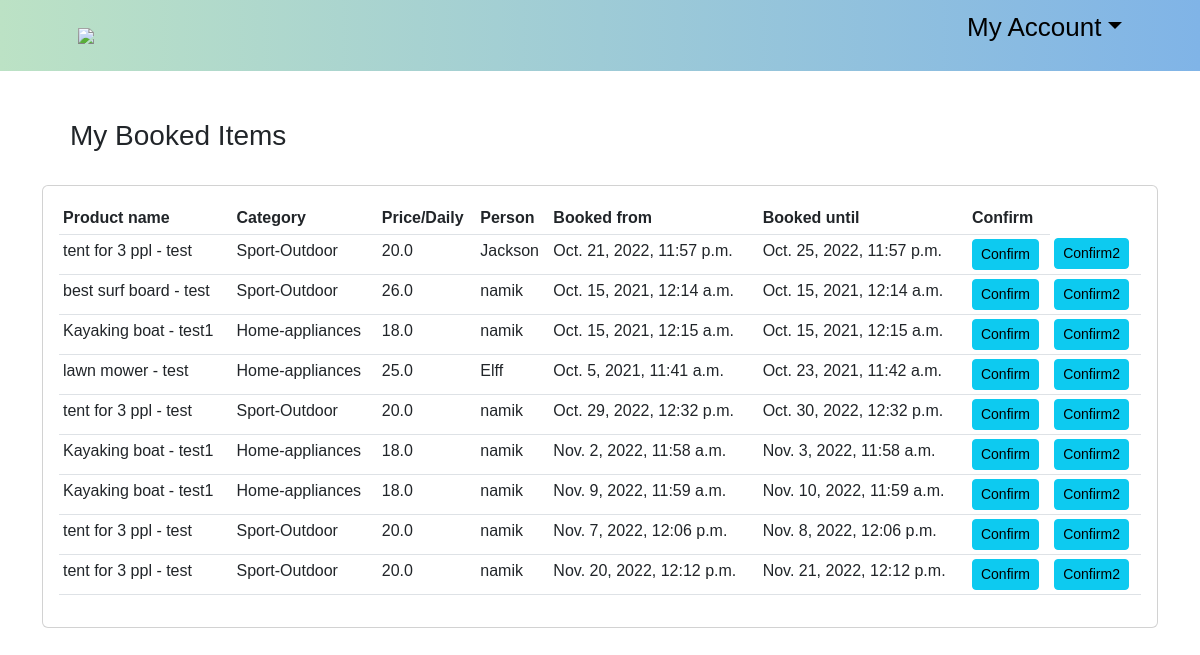
The page /my-booked-items/2/ (signed in) on the database its author committed.
### ecommerce/models.py (models this page shows, shortened)
class Order_list(models.Model):
    STATUS = (('Pending', 'Pending'),
              ('Out for delivery', 'Out_for_delivery'),
              ('Delivered', 'Delivered'))
    customer = models.ForeignKey(Customer, null=True, on_delete=models.SET_NULL)
    product = models.ForeignKey(Product, null=True, on_delete=models.SET_NULL)
    date_ordered = models.DateTimeField(auto_now_add=True, null=True)
    complete = models.BooleanField(default=True)
    rent_from = models.DateTimeField(null=True)
    rent_to = models.DateTimeField(null=True)
    id = models.AutoField(primary_key=True)

class Product(models.Model):
    CATEGORY = (
                ('Sport-Outdoor', 'Sport & Outdoor'),
                ('Drones-cameras', 'Drones & cameras'),
                ('Electronics', 'Electronics'),
                ('Home-appliances', 'Home appliances'),
                ('Musical-equipments', 'Musical equipments'),
                ('Accessories','Accessories'),
                )
    customer = models.ForeignKey(Customer, null=True, on_delete=models.SET_NULL)
    name = models.CharField(max_length=200, null=True)
    price = models.FloatField(null=True)
    category = models.CharField(max_length=200, null=True,choices=CATEGORY)
    description = models.CharField(max_length=200, null=True, blank=True)
    date_created= models.DateTimeField(auto_now_add=True, null=True)
    available_from = models.DateTimeField(null=True)
    available_to = models.DateTimeField(null=True)
    item_pic = models.ImageField( null=True)
    item_pic_2 = models.ImageField(null=True, blank=True)
    item_pic_3 = models.ImageField(null=True, blank=True)
    item_pic_4 = models.ImageField(null=True, blank=True)
    def __str__(self):
        return self.name

class Customer (models.Model):
    user= models.OneToOneField(User, null=True, on_delete=models.CASCADE)
    name = models.CharField(max_length=100, null=True)
    phone=models.CharField(max_length=100, null=True)
    email=models.CharField(max_length=100, null=True)
    date_created= models.DateTimeField(auto_now_add=True)
    address = models.CharField(verbose_name="Address", max_length=100, null=True, blank=True)
    town = models.CharField(verbose_name="Town/City", max_length=100, null=True, blank=True)
    post_code = models.CharField(verbose_name="Post Code", max_length=8, null=True, blank=True)
    country = models.CharField(verbose_name="Country", max_length=100, null=True, blank=True)
    latitude = models.CharField(verbose_name="Latitude", max_length=50, null=True, blank=True)
    longitude = models.CharField(verbose_name="Longitude", max_length=50, null=True, blank=True)
    def __str__(self):
        return self.name

### ecommerce/views.py (the view)
# urls.py: path('my-booked-items/<str:pk>/', views.mybookeditems, name='mybookeditems'),
@login_required(login_url='login')
def mybookeditems(request, pk):
    customer = Customer.objects.get(id=pk)
    form = OrderForm(instance=customer)
    orders = Order_list.objects.all()
    context = {'form':form, 'customer':customer,'orders':orders}
    return render(request, 'my_booked_items.html', context)

### templates/my_booked_items.html (shortened to what this page needs)
<!DOCTYPE html>
{% extends 'old/main.html' %}
{% load static%}
{% load crispy_forms_tags %}
	{% block content %}
			<br><br><h3>&emsp;My Booked Items </h3><br>
			<div class="card card-body" style="overflow-y:auto; ">
				<table class="table table-sm">
					<tr>
						<th>Product name</th>
						<th>Category</th>
						<th>Price/Daily</th>
						<th>Person</th>
						<th>Booked from</th>
						<th>Booked until</th>
						<th>Confirm</th>
					</tr>
					{% for i in orders %}
						{% if i.product.customer == request.user.customer %}
							<tr>
								<td>{{ i.product }}</td>
								<td>{{ i.product.category }}</td>
								<td>{{ i.product.price }}</td>
								<td>{{ i.customer }}</td>
								<td>{{ i.rent_from }}</td>
								<td>{{ i.rent_to }}</td>
								<td><a id="se" onclick="Confirm()" class = "btn btn-sm btn-info" href="{% url 'confirmation' i.id %}">Confirm</a></td>
								<td><a id="sev" onclick="Confirm2()" class = "btn btn-sm btn-info" href="#">Confirm2</a></td>
							</tr>
						{%endif%}
					{% endfor %}
				</table>
			</div>
	{% endblock content %}

### static/cssivy/main.css (style rules this page uses)
body { background-color : white; }

### templates/old/main.html (style rules this page uses)
body { font-family: 'Poppins', sans-serif; }

### rows shown on the page
Order_list: product "tent for 3 ppl - test", product.category "Sport-Outdoor", product.price "20.0", customer "Jackson", rent_from "Oct. 21, 2022, 11:57 p.m.", rent_to "Oct. 25, 2022, 11:57 p.m."
Order_list: product "best surf board - test", product.category "Sport-Outdoor", product.price "26.0", customer "namik", rent_from "Oct. 15, 2021, 12:14 a.m.", rent_to "Oct. 15, 2021, 12:14 a.m."
Order_list: product "Kayaking boat - test1", product.category "Home-appliances", product.price "18.0", customer "namik", rent_from "Oct. 15, 2021, 12:15 a.m.", rent_to "Oct. 15, 2021, 12:15 a.m."
Order_list: product "lawn mower - test", product.category "Home-appliances", product.price "25.0", customer "Elff", rent_from "Oct. 5, 2021, 11:41 a.m.", rent_to "Oct. 23, 2021, 11:42 a.m."
Order_list: product "tent for 3 ppl - test", product.category "Sport-Outdoor", product.price "20.0", customer "namik", rent_from "Oct. 29, 2022, 12:32 p.m.", rent_to "Oct. 30, 2022, 12:32 p.m."
Order_list: product "Kayaking boat - test1", product.category "Home-appliances", product.price "18.0", customer "namik", rent_from "Nov. 2, 2022, 11:58 a.m.", rent_to "Nov. 3, 2022, 11:58 a.m."
Order_list: product "Kayaking boat - test1", product.category "Home-appliances", product.price "18.0", customer "namik", rent_from "Nov. 9, 2022, 11:59 a.m.", rent_to "Nov. 10, 2022, 11:59 a.m."
Order_list: product "tent for 3 ppl - test", product.category "Sport-Outdoor", product.price "20.0", customer "namik", rent_from "Nov. 7, 2022, 12:06 p.m.", rent_to "Nov. 8, 2022, 12:06 p.m."
Order_list: product "tent for 3 ppl - test", product.category "Sport-Outdoor", product.price "20.0", customer "namik", rent_from "Nov. 20, 2022, 12:12 p.m.", rent_to "Nov. 21, 2022, 12:12 p.m."
